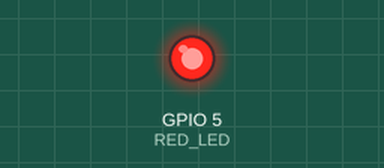
The sketch below on a simulated ESP32-S2. Shown: output pins drawn as LEDs (lit = HIGH). What the sketch prints to the serial monitor is not drawn.

Above: at 1.0 s.
At 5.6 s:
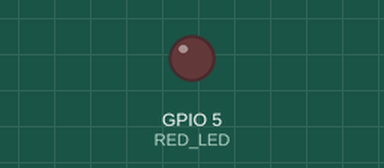
Timing chart, 0 to 10.7 s (numbered marks = the images above):
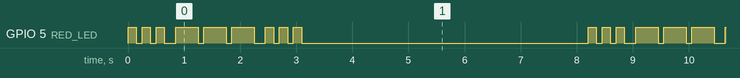

Measured:
- by itself, GPIO 5 (RED_LED): repeats every 8.2 s: 2 × (LOW 0.10 s, HIGH 0.15 s), LOW 0.20 s, 2 × (HIGH 0.40 s, LOW 0.10 s), HIGH 0.40 s, LOW 0.20 s, 2 × (HIGH 0.15 s, LOW 0.10 s), HIGH 0.15 s, LOW 5.1 s, HIGH 0.15 s
- by itself, everything shown: repeats every 8.2 s, in 14 steps

The sketch:

sketch.ino
```cpp
#include <Arduino.h>

#define RED_LED 5   //led warna merah
#define GREEN_LED 6 //led warna hijau
#define BLUE_LED 7  //led warnah biru

void setup()
{
 Serial.begin(115200);
 pinMode(RED_LED, OUTPUT); //atur pin-pin digital sebagai output

 Serial.println("Contoh Program LED SOS");
}

void loop()
{
 // 3 dits (3 titik atau huruf S)
 for (int x = 0; x < 3; x++)
 {
   digitalWrite(RED_LED, HIGH); // LED nyala
   delay(150);                  // delay selama 150ms
   digitalWrite(RED_LED, LOW); // LED mati
   delay(100);                  // delay selama 100ms
 }
 delay(100);

 // 3 dahs (3 garis atau huruf O)
 for (int x = 0; x < 3; x++)
 {
   digitalWrite(RED_LED, HIGH); // LED nyala
   delay(400);                  // delay selama 400ms
   digitalWrite(RED_LED, LOW); // LED mati
   delay(100);                  // delay selama 100ms
 }

 // 100ms delay to cause slight gap between letters
 delay(100);
 // 3 dits again (3 titik atau huruf S)
 for (int x = 0; x < 3; x++)
 {
   digitalWrite(RED_LED, HIGH); // LED nyala
   delay(150);                  // delay selama 150ms
   digitalWrite(RED_LED, LOW); // LED mati
   delay(100);                  // delay selama 100ms
 }

 // wait 5 seconds before repeating the SOS signal
 delay(5000);
}
```
